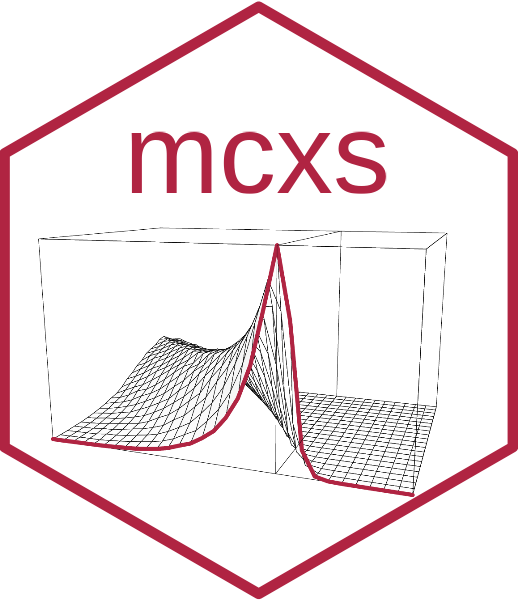

R code for this plot:


############################################################
# Macroeconometrics: ECOM90007, ECOM40003
# prepared by Tomasz Woźniak
# R file for Lecture 6: Understanding Unit Rooters
############################################################

# Define colors
mcxs1  = "#05386B"
mcxs2  = "#379683"
mcxs3  = "#5CDB95"
mcxs4  = "#8EE4AF"
mcxs5  = "#EDF5E1"
purple = "#b02442"

############################################################
# Reproduction of the results from Sims, Uhlig (1991)
# Understanding Unit Rooters: A Helicopter Tour
############################################################
stickerColor = purple

library(plot3D)

set.seed(123456)                                # for the reproduction of the results

ar1.ols    = function(x){
  # a function to estimate the autoregressive coefficient of the AR(1) model 
  as.numeric(solve(t(x[1:(length(x)-1)])%*%(x[1:(length(x)-1)]))%*%t(x[1:(length(x)-1)])%*%(x[2:length(x)]))
}

S           = 50000                             # simulation size
T           = 100                               # dimention of the simulated data
sigma2      = 1                                 # fix the variance of the error term in the AR(1) process with zero constant term and autregressive coefficient rho

rho.grid    = seq(from=0.8, to=1.1, by=0.01)    # the grid of values of rho considered by Sims & Uhlig (1991)
R           = length(rho.grid)
wn          = matrix(rnorm(S*T, sd=sigma2),T,S)            # generate the S white noise processes
Y           = array(NA,c(T,S,R))
rho.bins    = c(-Inf,seq(from=0.795, to=1.105, by=0.01),Inf)    # the bounds for the bins of the histogram of rho.ols

pb <- txtProgressBar(max = length(rho.grid), style = 3)
for (r in 1:length(rho.grid)){
  setTxtProgressBar(pb, r)
  H               = diag(T)
  H[2:T,1:(T-1)]  = H[2:T,1:(T-1)] - rho.grid[r]*diag(T-1)
  Y[,,r]          = solve(H)%*%wn               # create the data according to the DGP: y_t = rho_r * y_{t-1} + wn_t
}
close(pb)

rho.ols     = apply(Y,2:3,ar1.ols)               # ols estimation

c.rho       = matrix(NA,length(rho.bins)-3,length(rho.bins)-2)
for (r in 1:R){
  hh        = hist(rho.ols[,r],breaks=rho.bins, plot=FALSE)
  c.rho[r,] = hh$counts[2:(length(rho.bins)-1)]
}
scaling     = 20
p.rho       = scaling*c.rho/sum(c.rho)

# jpeg(file="ur.jpg", width=2*1080,height=2*840)
svg(file="mcxs/ur.svg", width=1.66*9,height=1.66*7)
f3    = persp3D(x=rho.grid[1:21], y=rho.grid[1:31], z=p.rho[1:21,1:31], phi=12, theta=110, zlim=c(0,p.rho[21,21]), 
                xlab="", ylab="", zlab="", shade=.01, border="black", nticks=3,cex.lab=1.5, col="white", scale=FALSE, box=TRUE, bty="n")
f3.l1 = trans3d(x=rho.grid[1:21], y=rho.grid[1:21], z=diag(p.rho[1:21,1:21]), pmat=f3)
lines(f3.l1, lwd=1)
f3.l2 = trans3d(x=rho.grid[21], y=rho.grid[1:31], z=p.rho[21,1:31], pmat=f3)
lines(f3.l2, lwd=12, col=stickerColor)
# f3.l3 = trans3d(x=rho.grid[21], y=rho.grid[21], z=c(0,p.rho[21,21]), pmat=f3)
# lines(f3.l3, lwd=1)
# f3.l4 = trans3d(x=rho.grid[1:21], y=rho.grid[21], z=rep(p.rho[21,21],2), pmat=f3)
# lines(f3.l4, lwd=1)
# f3.l5 = trans3d(x=rho.grid[1], y=rho.grid[21], z=c(0,p.rho[21,21]), pmat=f3)
# lines(f3.l5, lwd=1)
# f3.l6 = trans3d(x=rho.grid[1:21], y=rho.grid[21], z=rep(0,2), pmat=f3)
# lines(f3.l6, lwd=1)
dev.off()


img <- magick::image_read_svg("mcxs/ur.svg", width = 1.66*1080, height = 1.66*840)
img |> magick::image_crop(geometry = "1450x950+200+240")  -> img

final_res<- hexSticker::sticker(img, 
                                package="mcxs", 
                                p_size=60,
                                p_family = "sans",
                                p_y = 1.5,
                                p_color = stickerColor,
                                s_x=0.92, s_y=0.88, 
                                s_width = 1.38,
                                s_height = 2,
                                filename="mcxs/mcxs.png",
                                h_fill="white",
                                h_color = stickerColor,
                                dpi = 600)

plot(final_res)
